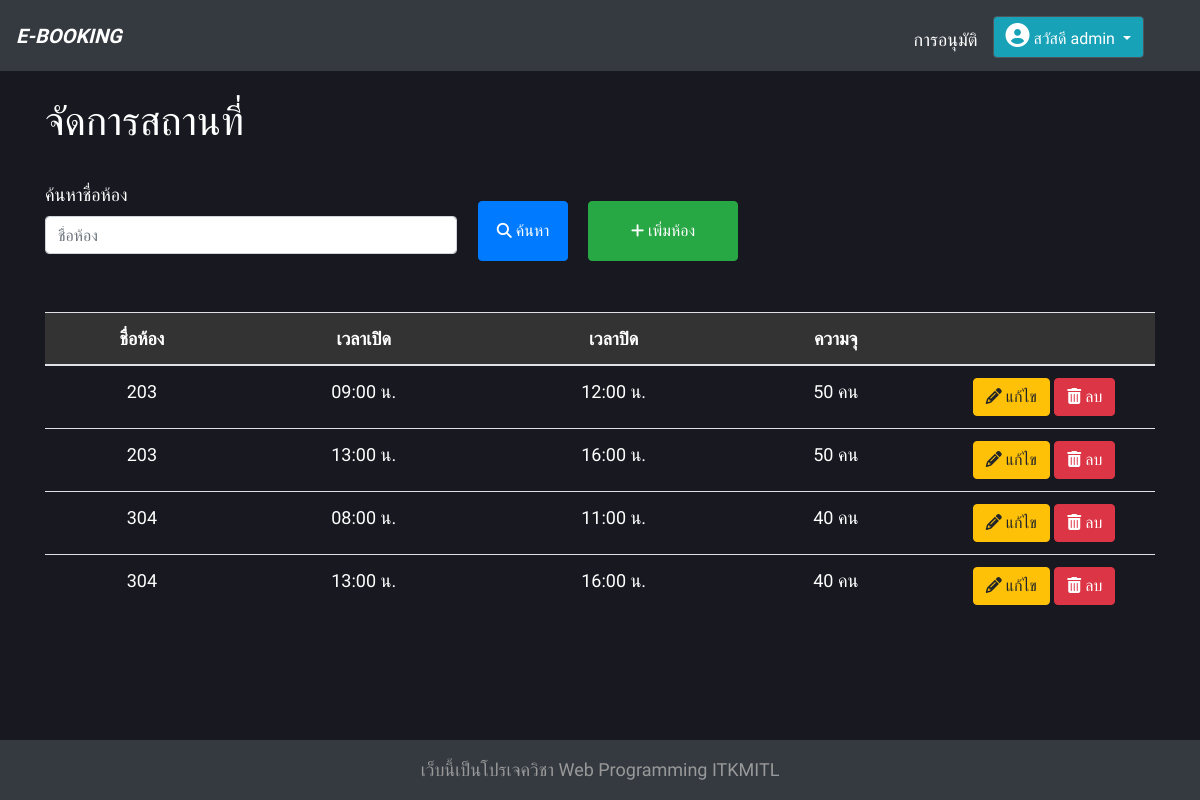
Page /manage/ (signed in) on the committed database.
### room/models.py (models this page shows, shortened)
class Room(models.Model):
    room_id = models.AutoField(primary_key=True)
    name = models.CharField(max_length=50)
    open_time = models.TimeField()
    close_time =  models.TimeField()
    capacity = models.IntegerField()

### room/views.py (the view)
# urls.py: path('manage/', views.manage, name='manage'),
@login_required
@permission_required('room.change_room')
def manage(request):
    room = Room.objects.all()
    if request.method == "GET":
        room = Room.objects.filter(
            name__icontains=request.GET.get('room_name', ''))
    context = {
        'room': room
    }
    return render(request, 'room/admin_manage.html', context=context)

### room/templates/room/admin_manage.html
{% extends "base.html" %}
{% block content %}
<h1>จัดการสถานที่</h1>
<br>
<form method="GET" action="{% url 'manage' %}" style="margin-bottom: 50px;">
    <div class="form-row">
        <div class="col">
            <label for="inputSearch">ค้นหาชื่อห้อง</label>
            <input type="text" class="form-control mb-2" placeholder="ชื่อห้อง" name="room_name">
        </div>
        <button type="submit" value="Select" class="btn btn-primary ml-3"
            style="margin-right: 20px; margin-top: 20px; width: 90px; height: 60px;"><i class='fas fa-search' style='font-size:15px'></i> ค้นหา</button>
        <a href="{% url 'edit_add' 0 %}" style="margin-top: 20px; width: 150px; height:60px; padding-top: 17px"
            class="btn btn-success"><i class="fas fa-plus" style='font-size:15px'></i> เพิ่มห้อง</a>
        <div class="col"></div>
    </div>
</form>
<table class="table" style="text-align: center;">
    <thead style="background: #333;">
        <tr>
            <th scope="col">ชื่อห้อง</th>
            <th scope="col">เวลาเปิด</th>
            <th scope="col">เวลาปิด</th>
            <th scope="col">ความจุ</th>
            <th scope="col"></th>
        </tr>
    </thead>
    <tbody>
        {% for r in room %}
        <tr>
            <td>{{ r.name }}</th>
            <td>{{ r.open_time|time:'H:i' }} น.</td>
            <td>{{ r.close_time|time:'H:i ' }} น.</td>
            <td>{{ r.capacity }} คน</td>
            <td style="width:20%;">
                <a href="{% url 'edit_add' r.room_id %}" class="btn btn-warning"><i class="fas fa-pencil-alt"></i> แก้ไข</a>
                <a href="{% url 'delete_room' r.room_id %}" class="btn btn-danger"><i class='fas fa-trash-alt'></i> ลบ</a>
            </td>
        </tr>
        {% endfor %}
    </tbody>
</table>
{% endblock %}

### templates/base.html (shortened to what this page needs)
<!DOCTYPE html>
{% load static %}
<html lang="en">
<head>
    <link rel="stylesheet" href="{% static 'css/bootstrap.min.css' %}">
    <link href="https://unpkg.com/gijgo@1.9.13/css/gijgo.min.css" rel="stylesheet" type="text/css" />
</head>
<body>
    <nav class="navbar navbar-expand-lg navbar-dark bg-dark">
        {% if request.user.groups.all.0.name == 'User' %}
        <a class="navbar-brand" href="{% url 'index' %}" style="font-style: italic;"><b>E-BOOKING</b></a>
        {% elif request.user.groups.all.0.name == 'Admin' or request.user.is_superuser %}
        <a class="navbar-brand" href="{% url 'manage' %}" style="font-style: italic;"><b>E-BOOKING</b></a>
        {% else %}
        <a class="navbar-brand" href="{% url 'login' %}" style="font-style: italic;"><b>E-BOOKING</b></a>
        {% endif %}
        <div class="collapse navbar-collapse  justify-content-end" id="navbarToggleExternalContent">
            <ul class="navbar-nav pt-2">
                {% if user.is_authenticated %}
                {% if request.user.groups.all.0.name == 'User' %}
                <li class="nav-item dropdown" style="color:white; margin:10px 0px 10px 10px;"><a
                        href="{% url 'request' request.user.id %}"
                        style="color:white; margin-top:10px;">รายการคำร้อง</a></li>
                {% else %}
                <li class="nav-item dropdown" style="color:white; margin:10px 0px 10px 10px;"><a
                        href="{% url 'accept' %}" style="color:white; margin-top:10px;">การอนุมัติ</a></li>
                {% endif %}
                <li>
                    <div class="dropdown show" style="margin-right: 25px;">
                        <a class="btn btn-secondary dropdown-toggle bg-info" href="#" role="button" id="dropdownMenuLink"
                            data-toggle="dropdown" aria-haspopup="true" aria-expanded="false">
                            <i class='fas fa-user-circle' style='font-size:24px'></i> สวัสดี {{ user.username }}
                        </a>
                    </div>
                </li>
                {% endif %}
            </ul>
        </div>
    </nav>
    <br>
    <div class="container">
        {% block content %}
        {% endblock %}
    </div>
    <footer class="footer">
        <div class="container">
            <span class="text-muted">
                {% block footer %}
                <center><p style="color:#999 ;margin: 0px;">เว็บนี้เป็นโปรเจควิชา Web Programming ITKMITL</p> </center>
                {% endblock %}
            </span>
        </div>
    </footer>
</body>
</html>

### templates/base.html (style rules this page uses)
html { position: relative; min-height: 100%; }
body { margin-bottom: 60px; font-family: 'Mitr'; font-size: 18px; background: #181920; }
.footer { position: absolute; bottom: 0; width: 100%; height: 60px; line-height: 60px; background-color: rgb(52, 58, 64); }
td, th { text-align:center; color:#fff; }
li { padding-right: 15px; }
label, h1, li, h4, h2 { color: #fff; }

### rows in the picture
Room: name "203", open_time "09:00", close_time "12:00", capacity "50"
Room: name "203", open_time "13:00", close_time "16:00", capacity "50"
Room: name "304", open_time "08:00", close_time "11:00", capacity "40"
Room: name "304", open_time "13:00", close_time "16:00", capacity "40"

### other values in the picture
{{ user.username }} "admin"
